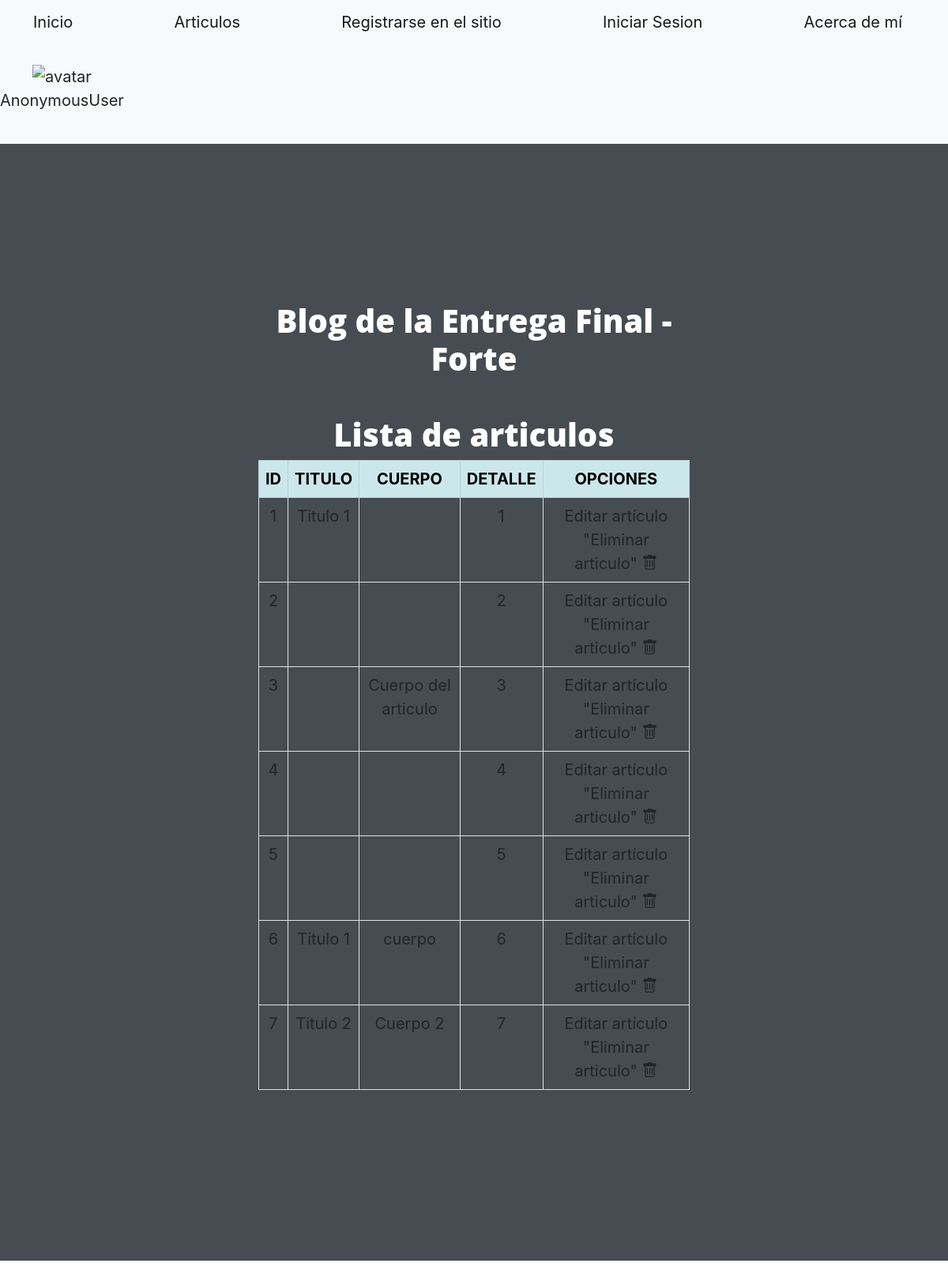
The app's page /AppBlog/pages/, older data.
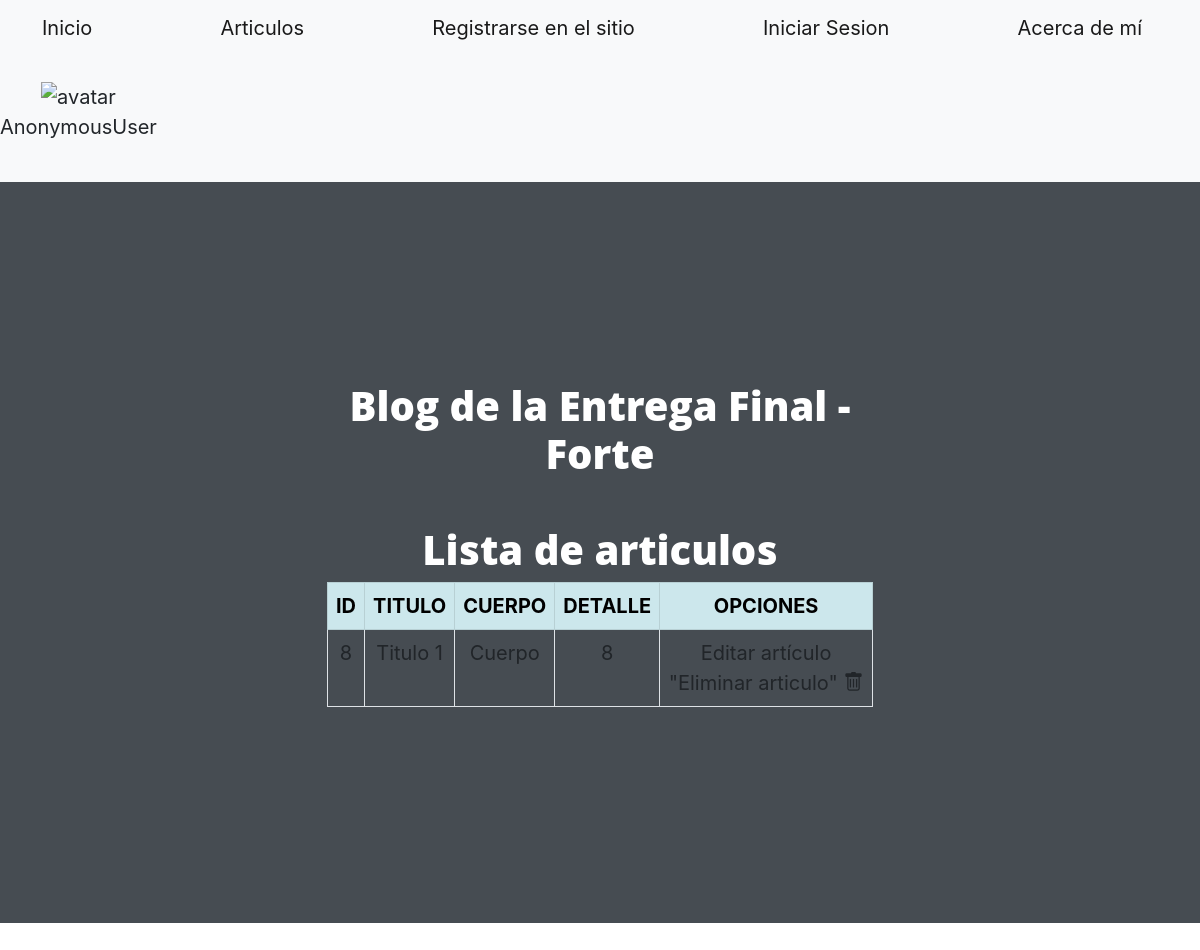
The same page, newer data.
### AppBlog/models.py (models this page shows, shortened)
class Articulo(models.Model):
    titulo=models.CharField(max_length=999)
    subtitulo=models.CharField(max_length=999)
    cuerpo=models.TextField()
    fecha=models.DateField(null=False, blank=False, auto_now_add=True)
    autor=models.CharField(max_length=255)

### AppBlog/views.py (the view)
# urls.py: path('pages/',ArticuloListView.as_view(), name='Articulos'),
class ArticuloListView(ListView):
    model = Articulo
    template_name = 'AppBlog/lista_articulos.html'
    context_object_name = 'articulos'

### AppBlog/Templates/AppBlog/lista_articulos.html (shortened to what this page needs)
{% extends "AppBlog/base.html" %}
{% load static %}
{% block content %}
<section>
  <div>
    <h1>Lista de articulos</h1>
<table class="table table-bordered" >
<thead class="table-primary">
<tr>
  <th>ID</th>
  <th>TITULO</th>
  <th>CUERPO</th>
  <th>DETALLE</th>
  <th>OPCIONES</th>
</tr>
</thead>
<tbody>
{% for articulo in object_list %}
<tr>
  <td>{{articulo.id}}</td>
  <td>{{articulo.titulo}}</td>
  <td>{{articulo.cuerpo}}</td>
  <td><a href="{% url 'detalle_articulo' articulo.id %}">{{ articulo.id}} </a></td>
  <td> <a href="{% url 'editar_articulo' articulo.id %}">Editar artículo</a>
  <a href="{% url 'borrar_articulo' articulo.id %}"> "Eliminar articulo"
      <i class="bi bi-trash"></i> </td>
</tr>
    <tbody>
{% empty %}
<p>No hay entradas aún.</p>
{% endfor %}
</table>
  </div>
</section>
{% endblock %}

Row changes from the older to the newer data that the page shows:
removed Articulo: id "1", titulo "Titulo 1"
removed Articulo: id "2"
removed Articulo: id "3", cuerpo "Cuerpo del articulo"
removed Articulo: id "4"
removed Articulo: id "5"
removed Articulo: id "6", titulo "Titulo 1", cuerpo "cuerpo"
removed Articulo: id "7", titulo "Titulo 2", cuerpo "Cuerpo 2"
added Articulo: id "8", titulo "Titulo 1", cuerpo "Cuerpo"
